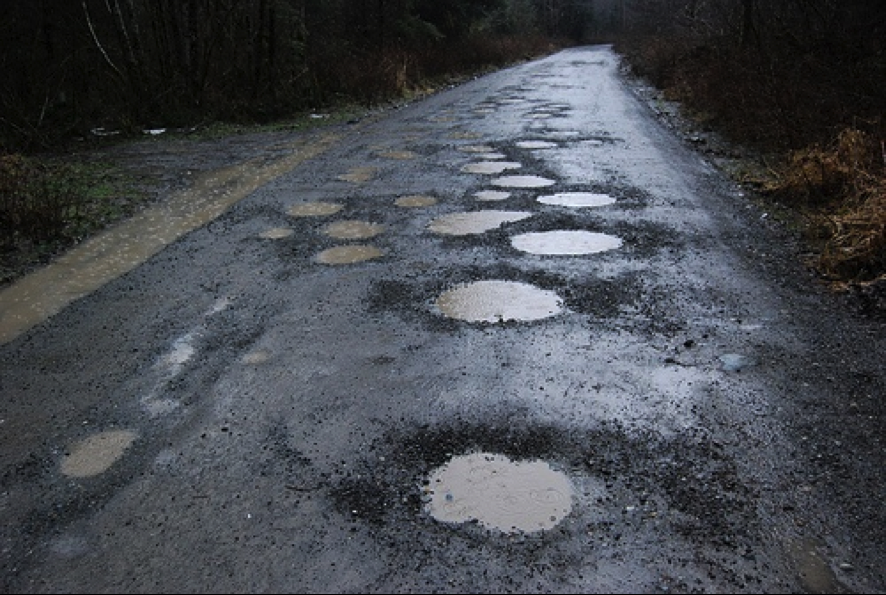
#> input picture data/test.jpg, 886 x 595 px
$ python test_image_processing.py
#> lines starting #> are read from the running program, lines starting #| are printed output that depends on the picture
### src/image_processing.py
import cv2


def resize_image(image, new_width=400):
    """Resize an image while preserving its aspect ratio."""

    if image is None:
        raise ValueError("Image could not be loaded.")
    if len(image.shape) < 2:
        raise ValueError("Invalid image dimensions.")
    if image.shape[1] == 0:
        ValueError("Image width must be greater than zero.")
    if new_width <= 0:
        raise ValueError("Width must be greater than zero.")

    original_height, original_width = image.shape[:2]

    new_height = int(
        original_height * new_width / original_width
    )

    resized_image = cv2.resize(
        image, (new_width, new_height)
    )

    return resized_image


# [23 lines that do not run on import are left out]

### test_image_processing.py

import cv2
from src.image_processing import resize_image

image = cv2.imread("data/test.jpg")
#> image is the input picture: shape (595, 886, 3); mean B, G, R 78.7, 72.8, 69.2

for width in [100, 200, 400, 600]:
    resized_image = resize_image(image, width)
    print(f"Width requested: {width}")
    print("Actual shape:", resized_image.shape)
    print()
#> this loop made 4 passes
#> pass 1, in resize_image, `resized_image = cv2.resize( image, (new_width, new_height) )`:
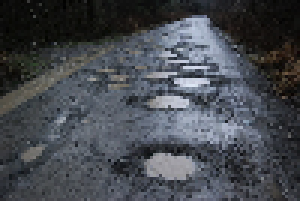
#> resized_image: shape (67, 100, 3) (shown 3 times larger); mean B, G, R 78.7, 72.7, 69.1
#> pass 2, in resize_image (call 2), `resized_image = cv2.resize( image, (new_width, new_height) )`:
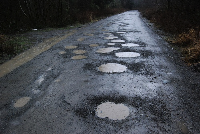
#> resized_image: shape (134, 200, 3); mean B, G, R 78.7, 72.8, 69.2
